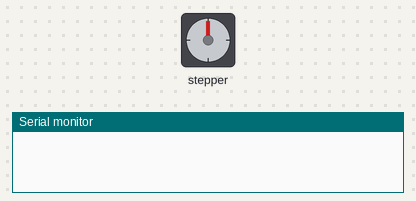
The sketch below on a simulated Arduino Uno, built with avr-gcc and run on an emulated ATmega328P. Shown: stepper motor, the last lines printed to the serial monitor. Stepper angles assume 2038 steps per turn.

Above: at 0.15 s.
At 9.22 s:
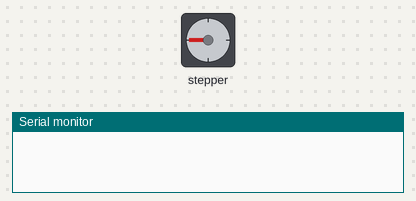
At 18.38 s:
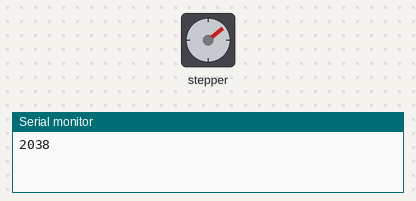
At 38.82 s:
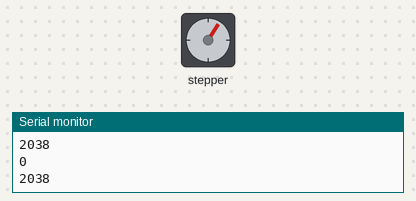
Timing chart, 0 to 40.0 s (numbered marks = the images above):
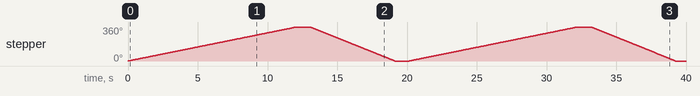

Measured:
- by itself, stepper: turns 360° clockwise in 12.1 s, then 360° counter-clockwise in 6.0 s, then 360° clockwise in 12.1 s, then 360° counter-clockwise in 6.0 s

The sketch:

stepper_motor.ino
```cpp
#include <Stepper.h>

const int stepsPerRevolution = 2038;
Stepper myStepper = Stepper(stepsPerRevolution, 8, 10, 9, 11);

int currentPosition = 0;  // Variable to track position

void setup() {
    Serial.begin(9600);  // Initialize serial communication
}

void loop() {
    // Rotate CW slowly at 5 RPM
    myStepper.setSpeed(5);
    myStepper.step(stepsPerRevolution);
    currentPosition += stepsPerRevolution;

    // Send position to Python
    Serial.println(currentPosition);

    delay(1000);

    // Rotate CCW quickly at 10 RPM
    myStepper.setSpeed(10);
    myStepper.step(-stepsPerRevolution);
    currentPosition -= stepsPerRevolution;

    // Send position to Python
    Serial.println(currentPosition);

    // This will print the stepsPerRevolution 2038 and 0 every time it rotates.

    delay(1000);
}
```
